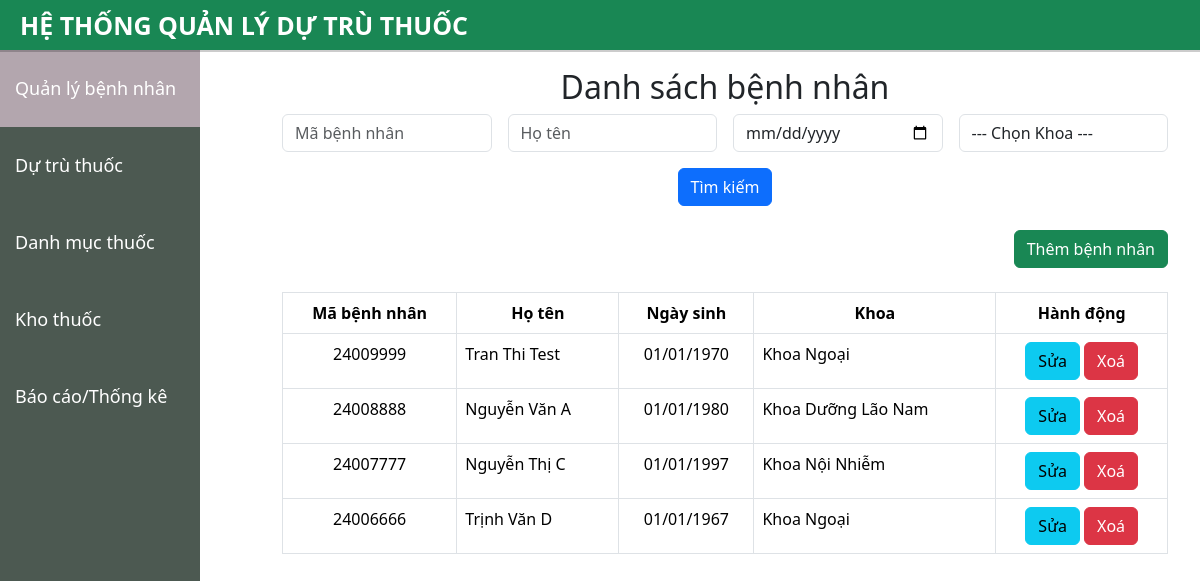
The page /benh_nhan/ on the database its author committed.
### benh_nhan/models.py (models this page shows, shortened)
class BenhNhan(models.Model):
    khoa_choices = [
        ('Khoa Khám Bệnh','Khoa Khám Bệnh'),
        ('Khoa Ngoại','Khoa Ngoại'),
        ('Khoa Nội Nhiễm','Khoa Nội Nhiễm'),
        ('Khoa Chăm Sóc Giảm Nhẹ','Khoa Chăm Sóc Giảm Nhẹ'),
        ('Khoa Dưỡng Lão Nam','Khoa Dưỡng Lão Nam'),
        ('Khoa Dưỡng Lão Nữ','Khoa  Dưỡng Lão Nữ'),
        ('Khoa Khám Bệnh Nội Viện','Khoa Khám Bệnh Nội Viện'),
        ('Khoa Tâm Thần','Khoa Tâm Thần'),
    ]
    ma_benh_nhan = models.CharField(
        max_length=8,
        unique=True,
        validators=[
            RegexValidator(
                regex='^\d{8}$',
                message='Mã bệnh nhân phải gồm 8 chữ số.',
            ),
        ],
    )
    ho_ten = models.CharField(max_length=255)
    ngay_sinh = models.DateField()
    khoa = models.CharField(max_length=100,choices=khoa_choices)

### benh_nhan/views.py (the view)
# urls.py: path('',views.danh_sach_benh_nhan,name='danh_sach_benh_nhan'),
def danh_sach_benh_nhan(request):
    ma_benh_nhan = request.GET.get('ma_benh_nhan', '')
    ho_ten = request.GET.get('ho_ten', '')
    ngay_sinh = request.GET.get('ngay_sinh', '')
    khoa = request.GET.get('khoa', '')
    form = BenhNhanForm()
    benh_nhans = BenhNhan.objects.all()
    if ma_benh_nhan:
        benh_nhans = benh_nhans.filter(ma_benh_nhan__icontains=ma_benh_nhan)
    if ho_ten:
        benh_nhans = benh_nhans.filter(ho_ten__icontains=ho_ten)
    if ngay_sinh:
        benh_nhans = benh_nhans.filter(ngay_sinh=ngay_sinh)
    if khoa:
        benh_nhans = benh_nhans.filter(khoa=khoa)
    return render(request, 'benh_nhan.html', {'benh_nhans': benh_nhans, 'form' : form})

### benh_nhan/forms.py (shortened to what this page needs)
class BenhNhanForm(forms.ModelForm):
    class Meta:
        model = BenhNhan
        fields = ['ma_benh_nhan', 'ho_ten', 'ngay_sinh', 'khoa']

### benh_nhan/templates/benh_nhan.html (shortened to what this page needs)
{% extends "base.html" %}
{% block content %}
<div class="container mt-5">
    <h2 class="text-center">Danh sách bệnh nhân</h2>
    <form method="GET" action="" class="row g-3 mb-4">
        <div class="col-md-3">
            <input type="text" class="form-control" name="ma_benh_nhan" placeholder="Mã bệnh nhân" value="{{ request.GET.ma_benh_nhan }}">
        </div>
        <div class="col-md-3">
            <input type="text" class="form-control" name="ho_ten" placeholder="Họ tên" value="{{ request.GET.ho_ten }}">
        </div>
        <div class="col-md-3">
            <input type="date" class="form-control" name="ngay_sinh" placeholder="Ngày sinh" value="{{ request.GET.ngay_sinh }}">
        </div>
        <div class="col-md-3">
            <select class="form-control" name="khoa">
                <option value="">--- Chọn Khoa ---</option>
            </select>
        </div>
        <div class="col-md-12 text-center">
            <button type="submit" class="btn btn-primary">Tìm kiếm</button>
        </div>
    </form>
    <div class="mb-4 text-end">
        <button type="button" class="btn btn-success" data-bs-toggle="modal" data-bs-target="#themBenhNhanModal">
            Thêm bệnh nhân
        </button>
    </div>
    <table class="table table-bordered">
        <thead>
            <tr align='center'>
                <th>Mã bệnh nhân</th>
                <th>Họ tên</th>
                <th>Ngày sinh</th>
                <th>Khoa</th>
                <th>Hành động</th>
            </tr>
        </thead>
        <tbody>
            {% for bn in benh_nhans %}
            <tr>
                <td align='center'>{{ bn.ma_benh_nhan }}</td>
                <td>{{ bn.ho_ten }}</td>
                <td align='center' class='text_center'>{{ bn.ngay_sinh|date:"d/m/Y" }}</td>
                <td>{{ bn.get_khoa_display }}</td>
                <td align='center'>
                    <button type="button" class="btn btn-info btn-md" data-bs-toggle="modal" data-bs-target="#suaBenhNhanModal{{ bn.id }}">Sửa</button>
                    <a href="{% url 'xoa_benh_nhan' bn.id %}" class="btn btn-danger btn-md">Xoá</a>
                </td>
            </tr>
            {% empty %}
            <tr>
                <td colspan="5" class="text-center">Không có bệnh nhân nào được tìm thấy.</td>
            </tr>
            {% endfor %}
        </tbody>
    </table>
</div>
{% endblock %}

### rows shown on the page
BenhNhan: ma_benh_nhan "24009999", ho_ten "Tran Thi Test", ngay_sinh "01/01/1970", khoa "Khoa Ngoại"
BenhNhan: ma_benh_nhan "24008888", ho_ten "Nguyễn Văn A", ngay_sinh "01/01/1980", khoa "Khoa Dưỡng Lão Nam"
BenhNhan: ma_benh_nhan "24007777", ho_ten "Nguyễn Thị C", ngay_sinh "01/01/1997", khoa "Khoa Nội Nhiễm"
BenhNhan: ma_benh_nhan "24006666", ho_ten "Trịnh Văn D", ngay_sinh "01/01/1967", khoa "Khoa Ngoại"
